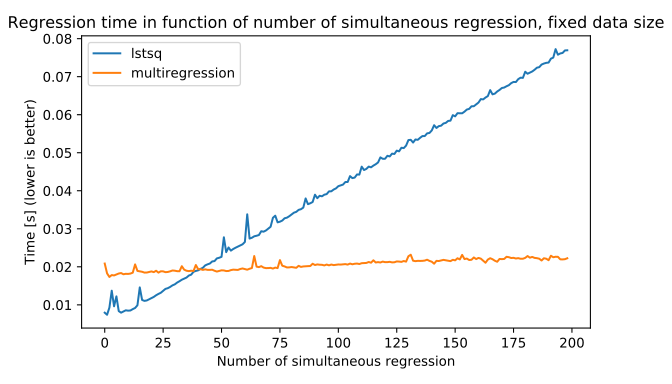

Reproduce this figure in Python.
import sys

if __name__ == '__main__':
    from mmappickle import mmapdict
    from multilstsq import MultiRegression
    import numpy
    import time

    d = mmapdict(sys.argv[1], True)

    n =  d['explanatories'].shape[1]
    minsh = 1
    maxsh = 200

    times_multilstsq = []
    for s in range(minsh, maxsh):
        mmr = MultiRegression((s, ), d['model'])
        t = time.time()
        mmr.add_data(d['explanatories'][:s, :n // s, :], d['response'][:s, :n // s, :])
        mmr.switch_to_variance()
        mmr.add_data(d['explanatories'][:s, :n // s, :], d['response'][:s, :n // s, :])
        rss = mmr.rss
        beta = mmr.beta
        dt = time.time() - t
        times_multilstsq.append(dt)
        #print(n, s)
        #print(times_multilstsq)

    times_lstsq = []
    for s in range(minsh, maxsh):
        t = time.time()

        beta = numpy.zeros((s, 3))

        for y in range(s):
            explanatories = d['explanatories'][y, :n // s, 0]
            response = d['response'][y, :n // s]

            A = numpy.ones((explanatories.shape[0], 3))
            A[:, 1] = explanatories
            A[:, 2] = explanatories ** 2
            b = response

            beta[y] = numpy.linalg.lstsq(A, b)[0][:, 0]

        dt = time.time() - t
        times_lstsq.append(dt)
        #print(n, s)
        #print(times_lstsq)

    from matplotlib import pyplot as plt

    plt.figure(figsize=(7, 4), dpi=100)
    plt.plot(times_lstsq)
    plt.plot(times_multilstsq)
    plt.xlabel('Number of simultaneous regression')
    plt.ylabel('Time [s] (lower is better)')
    plt.title('Regression time in function of number of simultaneous regression, fixed data size')
    plt.legend(['lstsq', 'multiregression'])
    plt.tight_layout()
    plt.savefig('benchmark.svg')
    plt.savefig('benchmark.png')

    import IPython
    IPython.embed()
